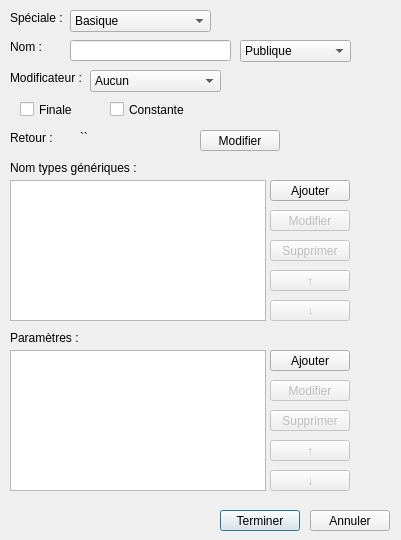
<?xml version="1.0" encoding="UTF-8"?>
<ui version="4.0">
 <class>NewMethod</class>
 <widget class="QDialog" name="NewMethod">
  <property name="geometry">
   <rect>
    <x>0</x>
    <y>0</y>
    <width>401</width>
    <height>540</height>
   </rect>
  </property>
  <property name="windowTitle">
   <string>Nouvelle méthode</string>
  </property>
  <property name="windowIcon">
   <iconset>
    <normaloff>pot.png</normaloff>pot.png</iconset>
  </property>
  <widget class="QComboBox" name="methodSpecial">
   <property name="geometry">
    <rect>
     <x>70</x>
     <y>10</y>
     <width>141</width>
     <height>22</height>
    </rect>
   </property>
   <item>
    <property name="text">
     <string>Basique</string>
    </property>
   </item>
   <item>
    <property name="text">
     <string>Constructeur</string>
    </property>
   </item>
   <item>
    <property name="text">
     <string>Destructeur</string>
    </property>
   </item>
  </widget>
  <widget class="QLabel" name="label">
   <property name="geometry">
    <rect>
     <x>10</x>
     <y>10</y>
     <width>61</width>
     <height>16</height>
    </rect>
   </property>
   <property name="text">
    <string>Spéciale :</string>
   </property>
  </widget>
  <widget class="QLabel" name="label_2">
   <property name="geometry">
    <rect>
     <x>10</x>
     <y>40</y>
     <width>47</width>
     <height>13</height>
    </rect>
   </property>
   <property name="text">
    <string>Nom :</string>
   </property>
  </widget>
  <widget class="QLineEdit" name="methodName">
   <property name="geometry">
    <rect>
     <x>70</x>
     <y>40</y>
     <width>161</width>
     <height>21</height>
    </rect>
   </property>
  </widget>
  <widget class="QComboBox" name="methodRange">
   <property name="geometry">
    <rect>
     <x>240</x>
     <y>40</y>
     <width>111</width>
     <height>22</height>
    </rect>
   </property>
   <item>
    <property name="text">
     <string>Publique</string>
    </property>
   </item>
   <item>
    <property name="text">
     <string>Protégée</string>
    </property>
   </item>
   <item>
    <property name="text">
     <string>Privée</string>
    </property>
   </item>
  </widget>
  <widget class="QLabel" name="label_3">
   <property name="geometry">
    <rect>
     <x>10</x>
     <y>70</y>
     <width>71</width>
     <height>16</height>
    </rect>
   </property>
   <property name="text">
    <string>Modificateur :</string>
   </property>
  </widget>
  <widget class="QComboBox" name="methodModifier">
   <property name="geometry">
    <rect>
     <x>90</x>
     <y>70</y>
     <width>131</width>
     <height>22</height>
    </rect>
   </property>
   <item>
    <property name="text">
     <string>Aucun</string>
    </property>
   </item>
   <item>
    <property name="text">
     <string>Virtuelle</string>
    </property>
   </item>
   <item>
    <property name="text">
     <string>Abstraite</string>
    </property>
   </item>
   <item>
    <property name="text">
     <string>Redéfinition</string>
    </property>
   </item>
   <item>
    <property name="text">
     <string>Statique</string>
    </property>
   </item>
  </widget>
  <widget class="QLabel" name="cppModifier">
   <property name="enabled">
    <bool>true</bool>
   </property>
   <property name="geometry">
    <rect>
     <x>230</x>
     <y>70</y>
     <width>21</width>
     <height>21</height>
    </rect>
   </property>
   <property name="toolTip">
    <string>Exclusif C++</string>
   </property>
   <property name="text">
    <string/>
   </property>
   <property name="pixmap">
    <pixmap>cpp.png</pixmap>
   </property>
  </widget>
  <widget class="QLabel" name="label_4">
   <property name="geometry">
    <rect>
     <x>10</x>
     <y>130</y>
     <width>61</width>
     <height>16</height>
    </rect>
   </property>
   <property name="text">
    <string>Retour :</string>
   </property>
  </widget>
  <widget class="QLabel" name="methodReturnType">
   <property name="geometry">
    <rect>
     <x>80</x>
     <y>130</y>
     <width>91</width>
     <height>16</height>
    </rect>
   </property>
   <property name="text">
    <string>`&lt;typename&gt;`</string>
   </property>
   <property name="textFormat">
    <enum>Qt::MarkdownText</enum>
   </property>
  </widget>
  <widget class="QPushButton" name="editReturnType">
   <property name="geometry">
    <rect>
     <x>200</x>
     <y>130</y>
     <width>80</width>
     <height>21</height>
    </rect>
   </property>
   <property name="text">
    <string>Modifier</string>
   </property>
   <property name="autoDefault">
    <bool>false</bool>
   </property>
  </widget>
  <widget class="QCheckBox" name="methodConst">
   <property name="geometry">
    <rect>
     <x>110</x>
     <y>100</y>
     <width>81</width>
     <height>19</height>
    </rect>
   </property>
   <property name="text">
    <string>Constante</string>
   </property>
  </widget>
  <widget class="QLabel" name="constCpp">
   <property name="geometry">
    <rect>
     <x>200</x>
     <y>100</y>
     <width>21</width>
     <height>21</height>
    </rect>
   </property>
   <property name="toolTip">
    <string>Exclusif C++</string>
   </property>
   <property name="text">
    <string/>
   </property>
   <property name="pixmap">
    <pixmap>cpp.png</pixmap>
   </property>
  </widget>
  <widget class="QCheckBox" name="methodFinal">
   <property name="geometry">
    <rect>
     <x>20</x>
     <y>100</y>
     <width>72</width>
     <height>19</height>
    </rect>
   </property>
   <property name="text">
    <string>Finale</string>
   </property>
  </widget>
  <widget class="QPushButton" name="upParameter">
   <property name="enabled">
    <bool>false</bool>
   </property>
   <property name="geometry">
    <rect>
     <x>270</x>
     <y>440</y>
     <width>80</width>
     <height>21</height>
    </rect>
   </property>
   <property name="text">
    <string>↑</string>
   </property>
   <property name="autoDefault">
    <bool>false</bool>
   </property>
  </widget>
  <widget class="QPushButton" name="downParameter">
   <property name="enabled">
    <bool>false</bool>
   </property>
   <property name="geometry">
    <rect>
     <x>270</x>
     <y>470</y>
     <width>80</width>
     <height>21</height>
    </rect>
   </property>
   <property name="text">
    <string>↓</string>
   </property>
   <property name="autoDefault">
    <bool>false</bool>
   </property>
  </widget>
  <widget class="QPushButton" name="editParameter">
   <property name="enabled">
    <bool>false</bool>
   </property>
   <property name="geometry">
    <rect>
     <x>270</x>
     <y>380</y>
     <width>80</width>
     <height>21</height>
    </rect>
   </property>
   <property name="text">
    <string>Modifier</string>
   </property>
   <property name="autoDefault">
    <bool>false</bool>
   </property>
  </widget>
  <widget class="QListWidget" name="methodParameters">
   <property name="geometry">
    <rect>
     <x>10</x>
     <y>350</y>
     <width>256</width>
     <height>141</height>
    </rect>
   </property>
  </widget>
  <widget class="QPushButton" name="addParameter">
   <property name="geometry">
    <rect>
     <x>270</x>
     <y>350</y>
     <width>80</width>
     <height>21</height>
    </rect>
   </property>
   <property name="text">
    <string>Ajouter</string>
   </property>
   <property name="autoDefault">
    <bool>false</bool>
   </property>
  </widget>
  <widget class="QPushButton" name="deleteParameter">
   <property name="enabled">
    <bool>false</bool>
   </property>
   <property name="geometry">
    <rect>
     <x>270</x>
     <y>410</y>
     <width>80</width>
     <height>21</height>
    </rect>
   </property>
   <property name="text">
    <string>Supprimer</string>
   </property>
   <property name="autoDefault">
    <bool>false</bool>
   </property>
  </widget>
  <widget class="QPushButton" name="cancel">
   <property name="geometry">
    <rect>
     <x>310</x>
     <y>510</y>
     <width>80</width>
     <height>21</height>
    </rect>
   </property>
   <property name="text">
    <string>Annuler</string>
   </property>
   <property name="autoDefault">
    <bool>false</bool>
   </property>
  </widget>
  <widget class="QPushButton" name="validate">
   <property name="geometry">
    <rect>
     <x>220</x>
     <y>510</y>
     <width>80</width>
     <height>21</height>
    </rect>
   </property>
   <property name="text">
    <string>Terminer</string>
   </property>
   <property name="default">
    <bool>true</bool>
   </property>
  </widget>
  <widget class="QWidget" name="templatePanel" native="true">
   <property name="geometry">
    <rect>
     <x>0</x>
     <y>160</y>
     <width>361</width>
     <height>171</height>
    </rect>
   </property>
   <widget class="QPushButton" name="upTemplate">
    <property name="enabled">
     <bool>false</bool>
    </property>
    <property name="geometry">
     <rect>
      <x>270</x>
      <y>110</y>
      <width>80</width>
      <height>21</height>
     </rect>
    </property>
    <property name="text">
     <string>↑</string>
    </property>
    <property name="autoDefault">
     <bool>false</bool>
    </property>
   </widget>
   <widget class="QPushButton" name="downTemplate">
    <property name="enabled">
     <bool>false</bool>
    </property>
    <property name="geometry">
     <rect>
      <x>270</x>
      <y>140</y>
      <width>80</width>
      <height>21</height>
     </rect>
    </property>
    <property name="text">
     <string>↓</string>
    </property>
    <property name="autoDefault">
     <bool>false</bool>
    </property>
   </widget>
   <widget class="QPushButton" name="editTemplate">
    <property name="enabled">
     <bool>false</bool>
    </property>
    <property name="geometry">
     <rect>
      <x>270</x>
      <y>50</y>
      <width>80</width>
      <height>21</height>
     </rect>
    </property>
    <property name="text">
     <string>Modifier</string>
    </property>
    <property name="autoDefault">
     <bool>false</bool>
    </property>
   </widget>
   <widget class="QListWidget" name="methodTemplates">
    <property name="geometry">
     <rect>
      <x>10</x>
      <y>20</y>
      <width>256</width>
      <height>141</height>
     </rect>
    </property>
   </widget>
   <widget class="QLabel" name="label_6">
    <property name="geometry">
     <rect>
      <x>10</x>
      <y>0</y>
      <width>131</width>
      <height>16</height>
     </rect>
    </property>
    <property name="text">
     <string>Nom types génériques :</string>
    </property>
   </widget>
   <widget class="QPushButton" name="addTemplate">
    <property name="geometry">
     <rect>
      <x>270</x>
      <y>20</y>
      <width>80</width>
      <height>21</height>
     </rect>
    </property>
    <property name="text">
     <string>Ajouter</string>
    </property>
    <property name="autoDefault">
     <bool>false</bool>
    </property>
   </widget>
   <widget class="QPushButton" name="deleteTemplate">
    <property name="enabled">
     <bool>false</bool>
    </property>
    <property name="geometry">
     <rect>
      <x>270</x>
      <y>80</y>
      <width>80</width>
      <height>21</height>
     </rect>
    </property>
    <property name="text">
     <string>Supprimer</string>
    </property>
    <property name="autoDefault">
     <bool>false</bool>
    </property>
   </widget>
  </widget>
  <widget class="QLabel" name="label_7">
   <property name="geometry">
    <rect>
     <x>10</x>
     <y>330</y>
     <width>131</width>
     <height>16</height>
    </rect>
   </property>
   <property name="text">
    <string>Paramètres :</string>
   </property>
  </widget>
 </widget>
 <resources/>
 <connections/>
</ui>
